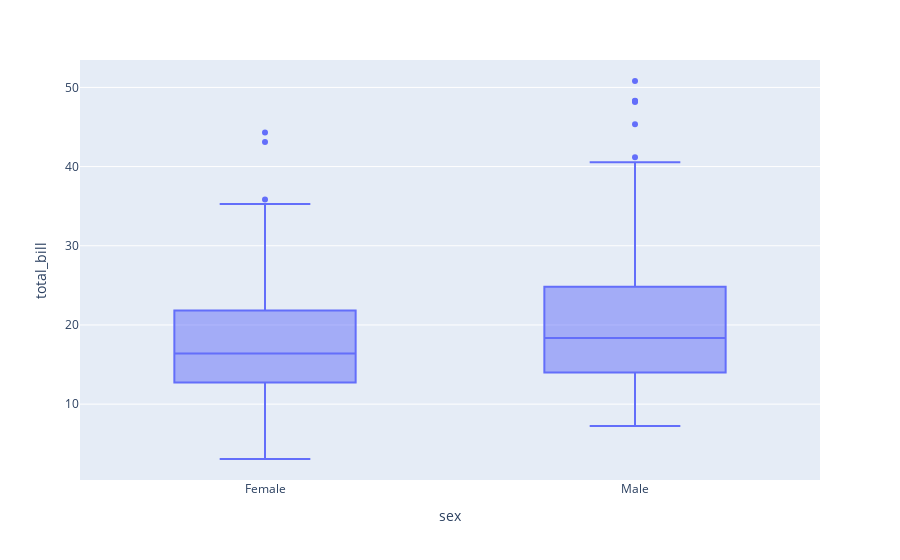

The notebook cell saved with this chart:
### Code cell
import plotly.express as px
fig = px.box(tips, x="sex", y="total_bill")
fig.show()

### Figure 1 — Plotly figure (JSON) as saved in the notebook; plotly's stock layout.template omitted (floating-point values rounded to 4 significant figures; data arrays with more than 128 entries replaced by an {"elided": "..."} marker saying what was removed)
{"data": [{"alignmentgroup": "True", "hovertemplate": "sex=%{x}<br>total_bill=%{y}<extra></extra>", "legendgroup": "", "marker": {"color": "#636efa"}, "name": "", "notched": false, "offsetgroup": "", "orientation": "v", "showlegend": false, "type": "box", "x": {"elided": "244 str values"}, "x0": " ", "xaxis": "x", "y": {"elided": "244 float values"}, "y0": " ", "yaxis": "y"}], "layout": {"boxmode": "group", "legend": {"tracegroupgap": 0}, "margin": {"t": 60}, "xaxis": {"anchor": "y", "domain": [0, 1], "title": {"text": "sex"}}, "yaxis": {"anchor": "x", "domain": [0, 1], "title": {"text": "total_bill"}}}}
